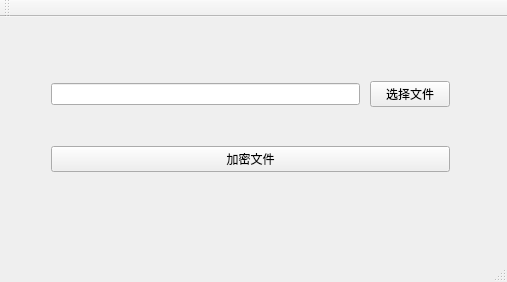
<?xml version="1.0" encoding="UTF-8"?>
<ui version="4.0">
 <class>MainWindow</class>
 <widget class="QMainWindow" name="MainWindow">
  <property name="geometry">
   <rect>
    <x>0</x>
    <y>0</y>
    <width>507</width>
    <height>282</height>
   </rect>
  </property>
  <property name="windowTitle">
   <string>MainWindow</string>
  </property>
  <widget class="QWidget" name="centralWidget">
   <widget class="QWidget" name="">
    <property name="geometry">
     <rect>
      <x>40</x>
      <y>20</y>
      <width>421</width>
      <height>181</height>
     </rect>
    </property>
    <layout class="QVBoxLayout" name="verticalLayout">
     <item>
      <layout class="QHBoxLayout" name="horizontalLayout_2">
       <property name="spacing">
        <number>10</number>
       </property>
       <item>
        <widget class="QLineEdit" name="filePathLineEdit"/>
       </item>
       <item>
        <widget class="QPushButton" name="selectFileButton">
         <property name="text">
          <string>选择文件</string>
         </property>
        </widget>
       </item>
      </layout>
     </item>
     <item>
      <widget class="QPushButton" name="encryptButton">
       <property name="text">
        <string>加密文件</string>
       </property>
      </widget>
     </item>
    </layout>
   </widget>
  </widget>
  <widget class="QMenuBar" name="menuBar">
   <property name="geometry">
    <rect>
     <x>0</x>
     <y>0</y>
     <width>507</width>
     <height>17</height>
    </rect>
   </property>
  </widget>
  <widget class="QToolBar" name="mainToolBar">
   <attribute name="toolBarArea">
    <enum>TopToolBarArea</enum>
   </attribute>
   <attribute name="toolBarBreak">
    <bool>false</bool>
   </attribute>
  </widget>
  <widget class="QStatusBar" name="statusBar"/>
 </widget>
 <layoutdefault spacing="6" margin="11"/>
 <resources/>
 <connections/>
</ui>
